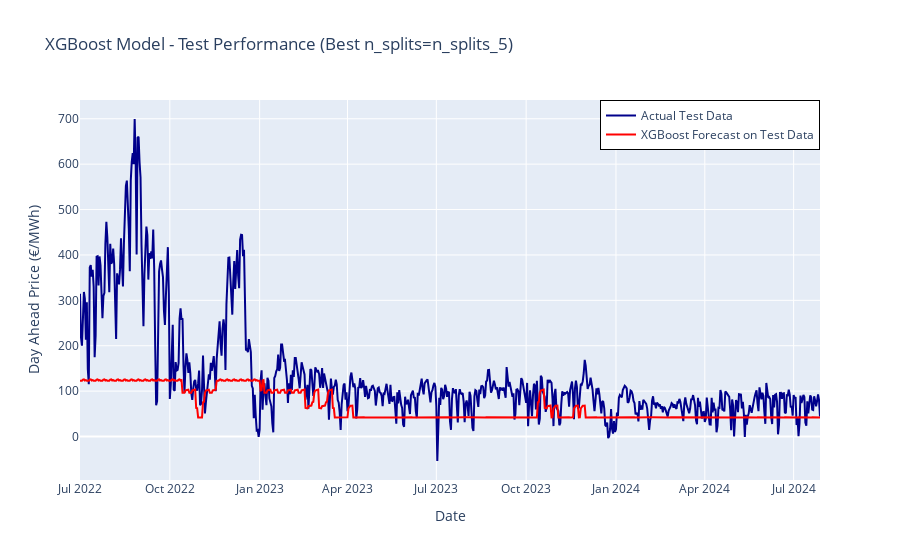

Notebook cell for this chart:
### Markdown cell above
##### Applying the TimeSeriesSplit

### Code cell
import pandas as pd
import numpy as np
from darts import TimeSeries
from darts.models import XGBModel
from darts.dataprocessing.transformers import Scaler
from darts.metrics import mape, rmse, mse, mae
import optuna
from sklearn.model_selection import TimeSeriesSplit
import plotly.graph_objs as go

# Function to train the model and evaluate performance using cross-validation
def train_and_evaluate(tscv, series_train_scaled, future_covariates_train_scaled, scaler_series, n_splits):
    def objective(trial):
        # Define hyperparameters to tune
        max_depth = trial.suggest_int('max_depth', 3, 15)
        learning_rate = trial.suggest_float('learning_rate', 0.001, 0.3, log=True)
        n_estimators = trial.suggest_int('n_estimators', 50, 500)
        input_chunk_length = trial.suggest_int('input_chunk_length', 10, 200)
        min_child_weight = trial.suggest_float('min_child_weight', 0.1, 10.0)
        subsample = trial.suggest_float('subsample', 0.5, 1.0)
        colsample_bytree = trial.suggest_float('colsample_bytree', 0.5, 1.0)
        gamma = trial.suggest_float('gamma', 0, 5)
        output_chunk_length = trial.suggest_int('output_chunk_length', 1, 7)  # Tune for longer horizons

        # Initialize the model with the trial hyperparameters
        model = XGBModel(
            lags=input_chunk_length,
            output_chunk_length=output_chunk_length,
            lags_future_covariates=[0],
            max_depth=max_depth,
            learning_rate=learning_rate,
            n_estimators=n_estimators,
            min_child_weight=min_child_weight,
            subsample=subsample,
            colsample_bytree=colsample_bytree,
            gamma=gamma,
            random_state=42
        )

        # Cross-validation loop
        errors_mse, errors_mae, errors_mape, errors_rmse = [], [], [], []

        for train_index, test_index in tscv.split(series_train_scaled.pd_dataframe()):
            # Check if there is enough data in the current fold to accommodate input_chunk_length
            if len(train_index) <= input_chunk_length:
                continue  # Skip this fold if not enough data

            # Get the corresponding date ranges from indices
            train_start, train_end = series_train_scaled.time_index[train_index[0]], series_train_scaled.time_index[train_index[-1]]
            test_start, test_end = series_train_scaled.time_index[test_index[0]], series_train_scaled.time_index[test_index[-1]]

            # Slice the TimeSeries objects based on date ranges
            train_series = series_train_scaled.slice(train_start, train_end)
            val_series = series_train_scaled.slice(test_start, test_end)
            train_covariates = future_covariates_train_scaled.slice(train_start, train_end)
            val_covariates = future_covariates_train_scaled.slice(test_start, test_end)

            # Train the model on the training set
            model.fit(train_series, future_covariates=train_covariates)

            # Predict on the validation set
            forecast_scaled = model.predict(n=len(val_series), future_covariates=val_covariates)

            # Inverse transform the forecast to the original scale
            forecast = scaler_series.inverse_transform(forecast_scaled)

            # Calculate errors on the validation set
            errors_mse.append(mse(val_series, forecast))
            errors_mae.append(mae(val_series, forecast))
            errors_rmse.append(rmse(val_series, forecast))

            # Only calculate MAPE if all actual values are positive
            if (val_series.values() > 0).all():
                errors_mape.append(mape(val_series, forecast))
            else:
                errors_mape.append(np.nan)  # or some default value to indicate MAPE could not be calculated

        # Store metrics for the current trial
        trial.set_user_attr('mse', np.mean(errors_mse))
        trial.set_user_attr('mae', np.mean(errors_mae))
        trial.set_user_attr('mape', np.nanmean(errors_mape))  # Use nanmean to handle NaN values
        trial.set_user_attr('rmse', np.mean(errors_rmse))

        # Return the average MSE across all splits as the metric to optimize
        return np.mean(errors_mse)

    # Create an Optuna study and optimize
    study = optuna.create_study(direction='minimize', sampler=optuna.samplers.TPESampler())
    study.optimize(objective, n_trials=300, n_jobs=5)

    return study

# Function to make final predictions and evaluate on the test set
def final_model_evaluation(best_params, series_train_scaled, future_covariates_train_scaled, series_test, future_covariates_test_scaled, scaler_series):
    best_model = XGBModel(
        lags=best_params['input_chunk_length'],
        output_chunk_length=best_params['output_chunk_length'], 
        lags_future_covariates=[0],  # Using the current value of future covariates for prediction
        max_depth=best_params['max_depth'],
        learning_rate=best_params['learning_rate'],
        n_estimators=best_params['n_estimators'],
        min_child_weight=best_params['min_child_weight'],
        subsample=best_params['subsample'],
        colsample_bytree=best_params['colsample_bytree'],
        gamma=best_params['gamma'],
        random_state=42
    )

    # Fit the model on the entire scaled training set
    best_model.fit(series_train_scaled, future_covariates=future_covariates_train_scaled)

    # Make predictions on the test set
    forecast_scaled = best_model.predict(n=len(series_test), future_covariates=future_covariates_test_scaled)

    # Inverse transform the forecast to the original scale
    forecast = scaler_series.inverse_transform(forecast_scaled)

    return forecast

# Convert future covariates to TimeSeries objects
future_covariates_train = TimeSeries.from_dataframe(train_df, 'Date', future_covariates_columns).astype('float32')
future_covariates_full = TimeSeries.from_dataframe(df, 'Date', future_covariates_columns, fill_missing_dates=True, freq="D").astype('float32')

# Scaling the data
scaler_series = Scaler()
scaler_covariates = Scaler()

# Fit the scaler on the full training data
series_train_scaled = scaler_series.fit_transform(series_train)
future_covariates_train_scaled = scaler_covariates.fit_transform(future_covariates_train)

# Define list of n_splits to try
n_splits_list = [5, 10]

# Initialize a dictionary to store DataFrames for each n_splits value
results_dict = {}

# Loop over different n_splits values
for n_splits in n_splits_list:
    print(f"Processing TimeSeriesSplit with {n_splits} splits...")

    # Define TimeSeriesSplit with the current n_splits
    tscv = TimeSeriesSplit(n_splits=n_splits, max_train_size=500) 
    
    # Train and evaluate model using cross-validation
    study = train_and_evaluate(tscv, series_train_scaled, future_covariates_train_scaled, scaler_series, n_splits)

    # Print the best hyperparameters
    print(f'Best hyperparameters for {n_splits} splits: ', study.best_params)

    # Store the best hyperparameters for each split setting
    best_params = study.best_params

    # --- Slicing the Test Covariates According to Best `input_chunk_length` ---
    input_chunk_length = best_params['input_chunk_length']
    required_start_date = pd.Timestamp(test_df['Date'].iloc[0]) - pd.DateOffset(days=input_chunk_length)
    required_end_date = pd.Timestamp(test_df['Date'].iloc[0]) + pd.DateOffset(days=len(series_test) - 1)
    future_covariates_test = future_covariates_full.slice(required_start_date, required_end_date)
    future_covariates_test_scaled = scaler_covariates.transform(future_covariates_test)

    # Make final predictions on the test set using the best hyperparameters
    forecast = final_model_evaluation(best_params, series_train_scaled, future_covariates_train_scaled, series_test, future_covariates_test_scaled, scaler_series)

    # Store the results
    results_dict[f'n_splits_{n_splits}'] = pd.DataFrame({
        'mse': [mse(series_test, forecast)],
        'mae': [mae(series_test, forecast)],
        'mape': [mape(series_test, forecast) if (series_test.values() > 0).all() else np.nan],
        'rmse': [rmse(series_test, forecast)]
    })

# Find the best n_splits based on the lowest mse
comparison_df = pd.concat(
    [df.assign(n_splits=int(n_splits.split('_')[-1])) for n_splits, df in results_dict.items()]
)

best_n_splits = comparison_df['n_splits'].iloc[comparison_df['mse'].idxmin()]

# Corrected: Format the key properly to match the results_dict keys
best_n_splits_key = f'n_splits_{best_n_splits}'  # No need to convert to int, as it's already the correct format

# Extract the best hyperparameters for the best n_splits
best_results_df = results_dict[best_n_splits_key]
best_trial = best_results_df.loc[best_results_df['mse'].idxmin()]

print("\nBest hyperparameter combination and error metrics for the best TimeSeriesSplit configuration:")
print(f"Best n_splits: {best_n_splits_key}")
print(f"Best hyperparameters: {study.best_params}")
print(f"MSE: {best_trial['mse']}")
print(f"MAE: {best_trial['mae']}")
print(f"MAPE: {best_trial['mape']}")
print(f"RMSE: {best_trial['rmse']}")

# Evaluate error metrics on the full test data using the best hyperparameters
mse_test = mse(series_test, forecast)
mae_test = mae(series_test, forecast)
mape_test = mape(series_test, forecast) if (series_test.values() > 0).all() else np.nan
rmse_test = rmse(series_test, forecast)

print("\nError metrics for the test data using the best hyperparameters:")
print(f"MSE on Test Set: {mse_test}")
print(f"MAE on Test Set: {mae_test}")
print(f"MAPE on Test Set: {mape_test}")
print(f"RMSE on Test Set: {rmse_test}")

# Plot the results using Plotly for the best hyperparameters
test_df_plotly = series_test.pd_dataframe()
forecast_df_plotly = forecast.pd_dataframe()

fig = go.Figure()

# Add actual test data trace
fig.add_trace(go.Scatter(x=test_df_plotly.index, y=test_df_plotly['Day_ahead_price (€/MWh)'],
                         mode='lines', name='Actual Test Data', line=dict(color='darkblue')))

# Add forecast data trace
fig.add_trace(go.Scatter(x=forecast_df_plotly.index, y=forecast_df_plotly['Day_ahead_price (€/MWh)'],
                         mode='lines', name='XGBoost Forecast on Test Data', line=dict(color='red')))

# Update layout
fig.update_layout(
    title=f'XGBoost Model - Test Performance (Best n_splits={best_n_splits_key})',
    xaxis_title='Date',
    yaxis_title='Day Ahead Price (€/MWh)',
    legend=dict(
        x=1,   # Set x position to 1 (far right)
        y=1,   # Set y position to 1 (top)
        xanchor='right',  # Anchor the legend's x position to the right
        yanchor='top',    # Anchor the legend's y position to the top
        bordercolor='black',  # Optional: Add a border around the legend
        borderwidth=1        # Optional: Set the border width
    ),
    template='plotly'
)

# Show the plot
fig.show()

### Figure 1 — Plotly figure (JSON) as saved in the notebook; plotly's stock layout.template omitted (floating-point values rounded to 4 significant figures; data arrays with more than 128 entries replaced by an {"elided": "..."} marker saying what was removed)
{"data": [{"line": {"color": "darkblue"}, "mode": "lines", "name": "Actual Test Data", "type": "scatter", "x": {"elided": "759 str values"}, "y": {"elided": "759 float values"}}, {"line": {"color": "red"}, "mode": "lines", "name": "XGBoost Forecast on Test Data", "type": "scatter", "x": {"elided": "759 str values"}, "y": {"elided": "759 float values"}}], "layout": {"legend": {"bordercolor": "black", "borderwidth": 1, "x": 1, "xanchor": "right", "y": 1, "yanchor": "top"}, "title": {"text": "XGBoost Model - Test Performance (Best n_splits=n_splits_5)"}, "xaxis": {"title": {"text": "Date"}}, "yaxis": {"title": {"text": "Day Ahead Price (€/MWh)"}}}}
